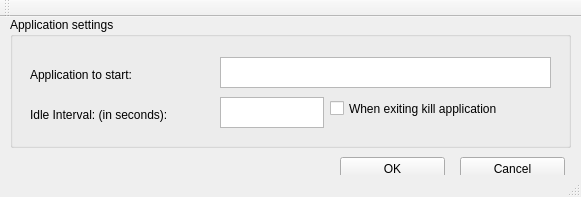
<?xml version="1.0" encoding="UTF-8"?>
<ui version="4.0">
 <class>MainWindow</class>
 <widget class="QMainWindow" name="MainWindow">
  <property name="windowModality">
   <enum>Qt::NonModal</enum>
  </property>
  <property name="geometry">
   <rect>
    <x>0</x>
    <y>0</y>
    <width>581</width>
    <height>197</height>
   </rect>
  </property>
  <property name="sizePolicy">
   <sizepolicy hsizetype="Fixed" vsizetype="Fixed">
    <horstretch>0</horstretch>
    <verstretch>0</verstretch>
   </sizepolicy>
  </property>
  <property name="contextMenuPolicy">
   <enum>Qt::NoContextMenu</enum>
  </property>
  <property name="windowTitle">
   <string>Not idle task</string>
  </property>
  <widget class="QWidget" name="centralWidget">
   <widget class="QGroupBox" name="groupBox">
    <property name="geometry">
     <rect>
      <x>10</x>
      <y>0</y>
      <width>561</width>
      <height>131</height>
     </rect>
    </property>
    <property name="title">
     <string>Application settings</string>
    </property>
    <widget class="QLabel" name="LABEL_IDLE_INTERVAL">
     <property name="geometry">
      <rect>
       <x>20</x>
       <y>90</y>
       <width>181</width>
       <height>16</height>
      </rect>
     </property>
     <property name="text">
      <string>Idle Interval: (in seconds):</string>
     </property>
    </widget>
    <widget class="QTextEdit" name="EDIT_PATH">
     <property name="geometry">
      <rect>
       <x>210</x>
       <y>40</y>
       <width>331</width>
       <height>31</height>
      </rect>
     </property>
    </widget>
    <widget class="QLabel" name="LABEL_START_PATH">
     <property name="geometry">
      <rect>
       <x>20</x>
       <y>50</y>
       <width>131</width>
       <height>16</height>
      </rect>
     </property>
     <property name="text">
      <string>Application to start:</string>
     </property>
    </widget>
    <widget class="QCheckBox" name="CHECKBOX_KILL_APP_IF_EXIT">
     <property name="geometry">
      <rect>
       <x>320</x>
       <y>80</y>
       <width>211</width>
       <height>23</height>
      </rect>
     </property>
     <property name="text">
      <string>When exiting kill application</string>
     </property>
    </widget>
    <widget class="QTextEdit" name="EDIT_INTERVAL">
     <property name="geometry">
      <rect>
       <x>210</x>
       <y>80</y>
       <width>104</width>
       <height>31</height>
      </rect>
     </property>
    </widget>
   </widget>
   <widget class="QPushButton" name="BUTTON_OK">
    <property name="geometry">
     <rect>
      <x>340</x>
      <y>140</y>
      <width>105</width>
      <height>24</height>
     </rect>
    </property>
    <property name="text">
     <string>OK</string>
    </property>
   </widget>
   <widget class="QPushButton" name="BUTTON_CANCEL">
    <property name="geometry">
     <rect>
      <x>460</x>
      <y>140</y>
      <width>105</width>
      <height>24</height>
     </rect>
    </property>
    <property name="text">
     <string>Cancel</string>
    </property>
   </widget>
  </widget>
  <widget class="QToolBar" name="mainToolBar">
   <attribute name="toolBarArea">
    <enum>TopToolBarArea</enum>
   </attribute>
   <attribute name="toolBarBreak">
    <bool>false</bool>
   </attribute>
  </widget>
  <widget class="QStatusBar" name="statusBar"/>
 </widget>
 <layoutdefault spacing="6" margin="11"/>
 <resources/>
 <connections/>
</ui>
